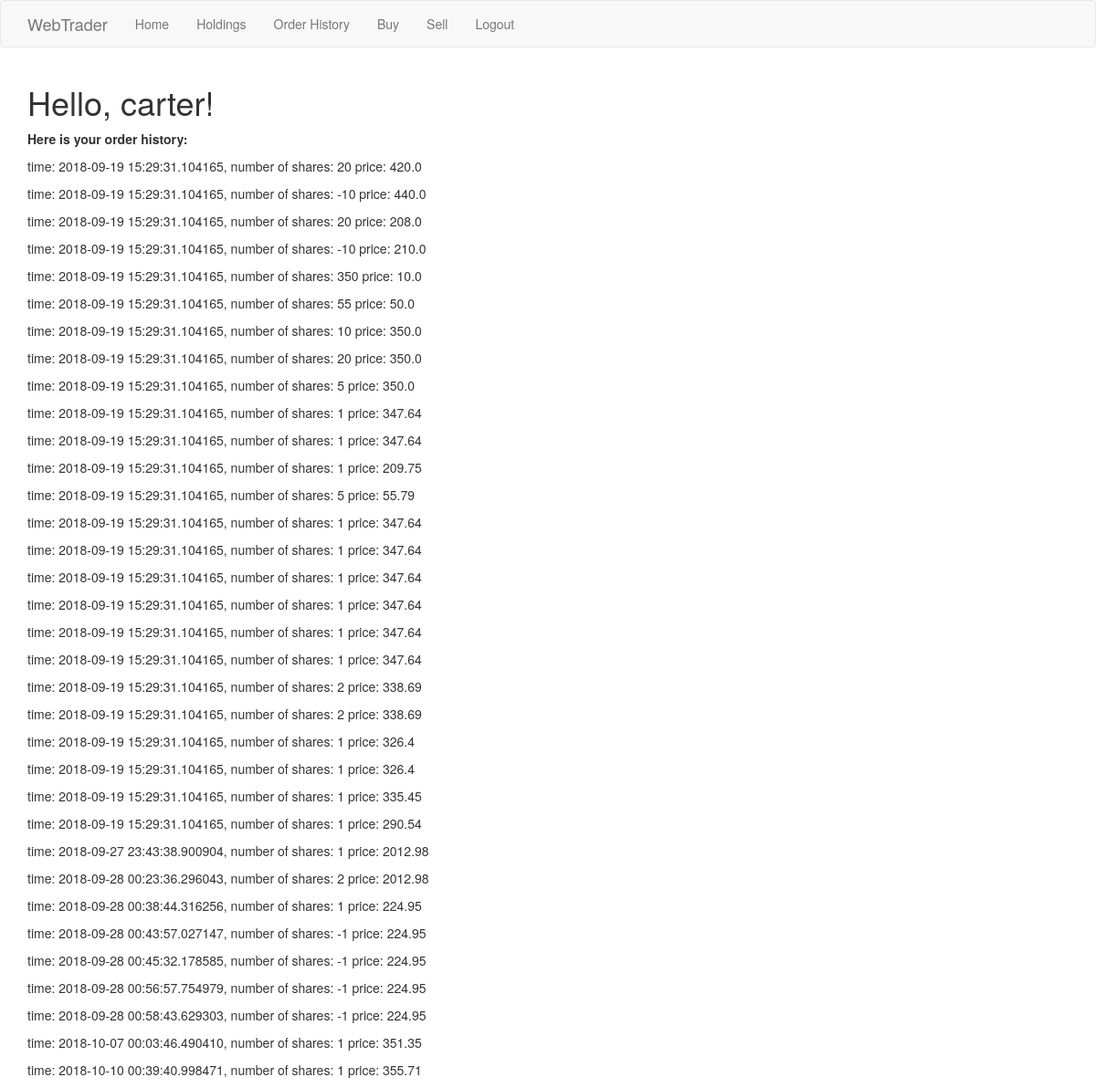
/orderhistory (signed in), run on an earlier commit of the app's database.
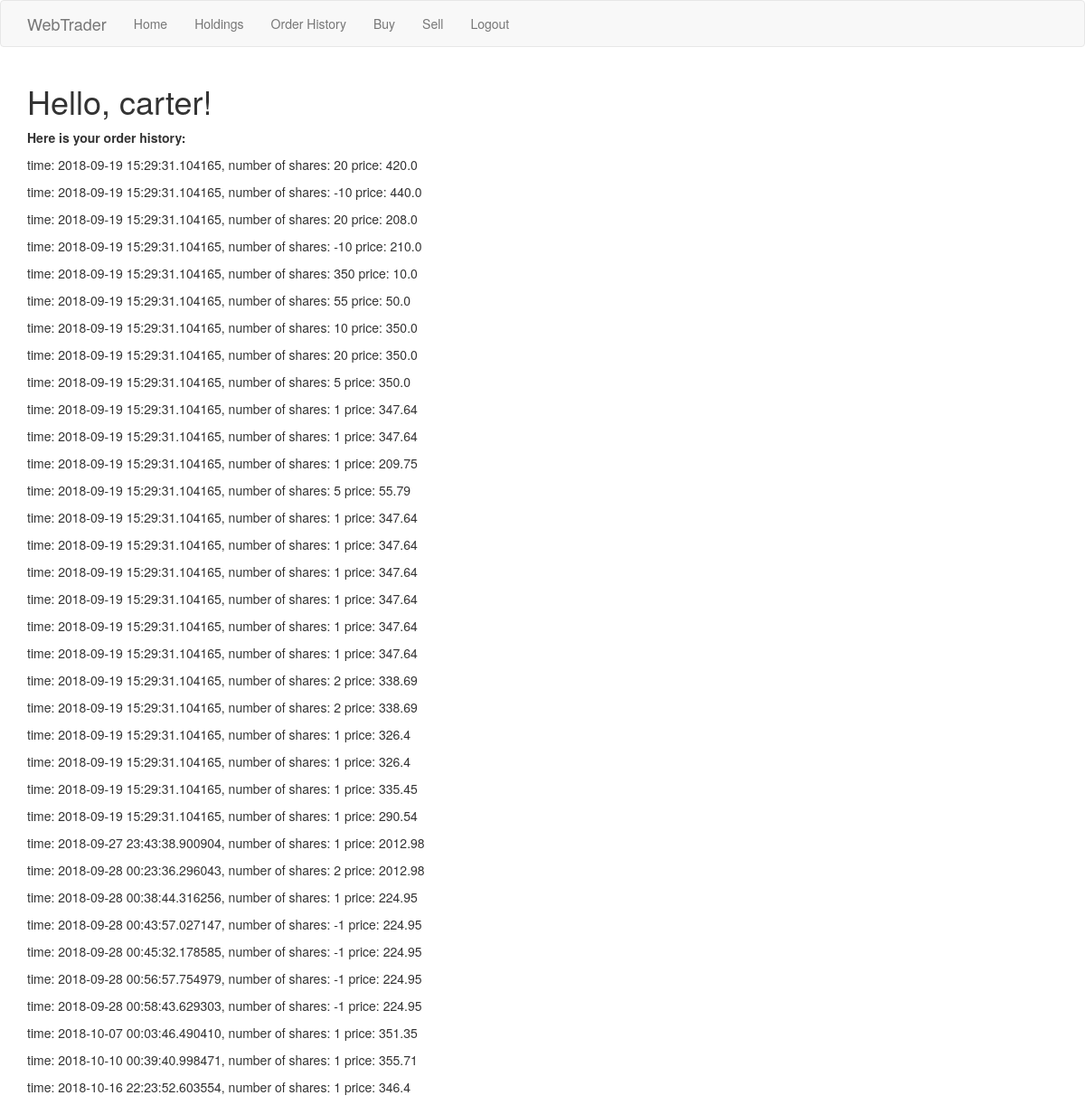
And on a later commit of the database.
### app/models.py (models this page shows, shortened)
class accounts(UserMixin, db.Model):
    id = db.Column(db.Integer, primary_key=True)
    username = db.Column(db.String(64), index=True, unique=True)
    email = db.Column(db.String(120), index=True, unique=True)
    password_hash = db.Column(db.String(128))
    balance=db.Column(db.Float)
    api_key=db.Column(db.Integer)
    holdings=db.relationship('holdings', backref='positions', lazy='dynamic')
    orders=db.relationship('orders', backref='order_history', lazy='dynamic')

class orders(db.Model):
    id = db.Column(db.Integer, primary_key=True)
    ticker_symbol=db.Column(db.String(20))
    last_price=db.Column(db.Float)
    trade_volume=db.Column(db.Integer)
    timestamp=db.Column(db.DateTime, index=True, default=datetime.utcnow)
    account_pk=db.Column(db.Integer, db.ForeignKey('accounts.id'))

### app/routes.py (the view)
@app.route('/orderhistory', methods=['GET'])
@login_required
def orderhistory():
    return render_template("orderhistory.html", title='Order History', orderhistory=get_orders(current_user))

### app/models.py (called while the page is built)
@login.user_loader
def load_user(id):
    return accounts.query.get(int(id))

### app/routes.py (called while the page is built)
def get_orders(current_user):
    currentuser = accounts.query.filter_by(username=current_user.username).first()
    account_pk=currentuser.id
    ordershistory=orders.query.filter_by(account_pk=account_pk).all()
    return ordershistory

### app/templates/orderhistory.html
{% extends "base.html" %}
{% import 'bootstrap/wtf.html' as wtf %}
{% block app_content %}
    <h1>Hello, {{ current_user.username }}!</h1>
    <div><p><b>Here is your order history:</b></p></div>
    {% for orders in orderhistory %}
    <div><p>time: {{ orders.timestamp }}, number of shares: {{ orders.trade_volume }} price: {{ orders.last_price }}</p></div>
    {% endfor %}
{% endblock %}

### app/templates/base.html (shortened to what this page needs)
{% extends 'bootstrap/base.html' %}
{% block navbar %}
    <nav class="navbar navbar-default">
        <div class="container">
            <div class="navbar-default">
                <a class="navbar-brand" href="{{ url_for('index') }}">WebTrader</a>
            </div>
            <div class="collapse navbar-collapse" id="bs-example-navbar-collapse-1">
                <ul class="nav navbar-nav">
                    <li><a href="{{ url_for('index') }}">Home</a></li>
                    {% if current_user.is_anonymous %}
                    <li><a href="{{ url_for('login') }}">Login</a></li>
                    {% else %}
                    <li><a href="{{ url_for('uholdings') }}">Holdings</a></li>
                    <li><a href="{{ url_for('orderhistory') }}">Order History</a></li>
                    <li><a href="{{ url_for('buy') }}">Buy</a></li>
                    <li><a href="{{ url_for('sell') }}">Sell</a></li>
                    <li><a href="{{ url_for('logout') }}">Logout</a></li>
                    {% endif %}
                </ul>
            </div>
        </div>
    </nav>
{% endblock %}
{% block content %}
    <div class="container">
        {% block app_content %}{% endblock %}
    </div>
{% endblock %}

What changed in the data, as far as the page shows it:
added orders: timestamp "2018-10-16 22:23:52.603554", trade_volume "1", last_price "346.4"
